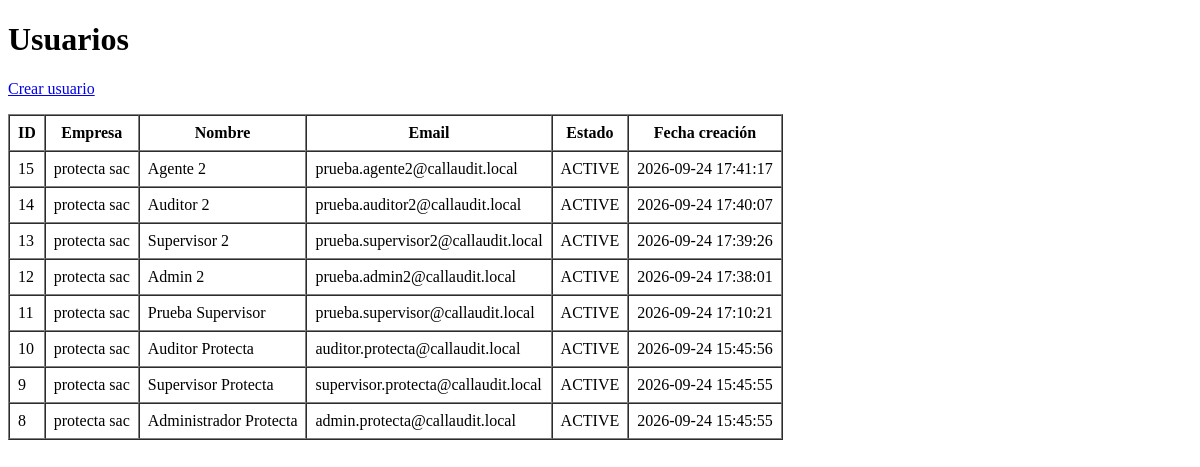
The page /users.php (signed in) on the database as committed earlier.
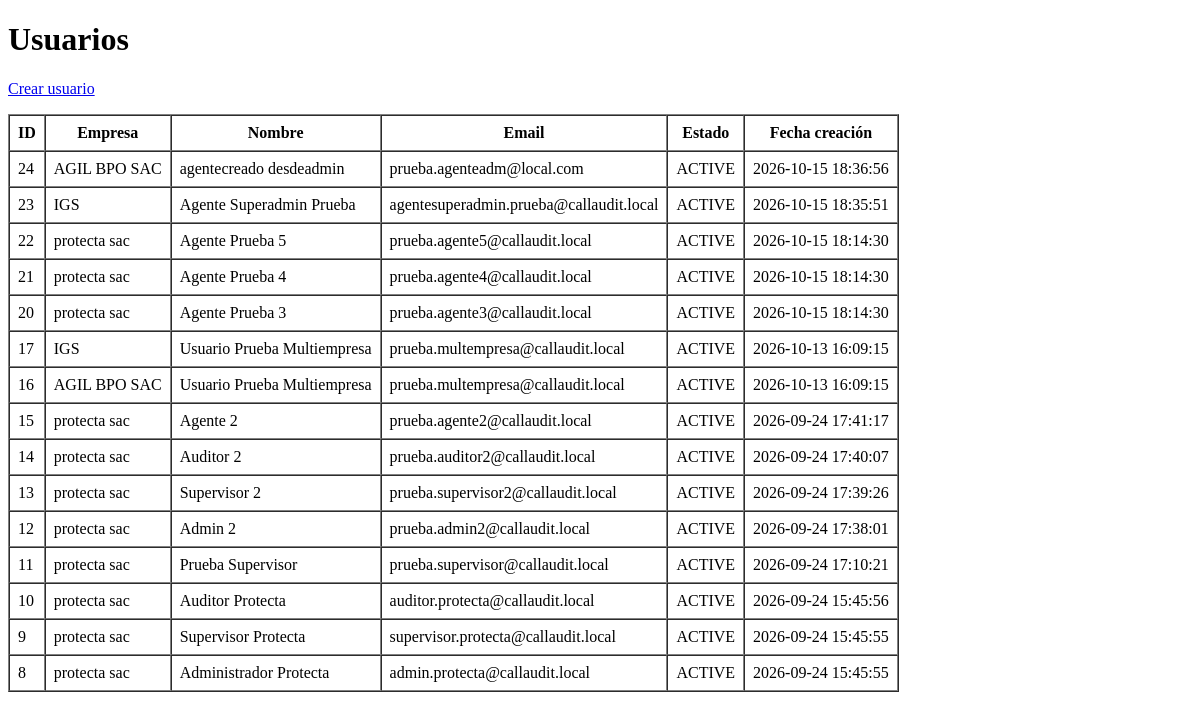
The same page on the database as committed later.
### tables this page shows
CREATE TABLE `users` (
  `id` bigint(20) UNSIGNED NOT NULL,
  `tenant_id` bigint(20) UNSIGNED DEFAULT NULL,
  `name` varchar(150) NOT NULL,
  `email` varchar(150) NOT NULL,
  `password` varchar(255) NOT NULL,
  `status` enum('ACTIVE','INACTIVE') NOT NULL DEFAULT 'ACTIVE',
  `created_at` timestamp NOT NULL DEFAULT current_timestamp(),
  `updated_at` timestamp NOT NULL DEFAULT current_timestamp() ON UPDATE current_timestamp()
);

CREATE TABLE `tenants` (
  `id` bigint(20) UNSIGNED NOT NULL,
  `name` varchar(150) NOT NULL,
  `slug` varchar(150) NOT NULL,
  `status` enum('ACTIVE','INACTIVE') NOT NULL DEFAULT 'ACTIVE',
  `created_at` timestamp NOT NULL DEFAULT current_timestamp(),
  `updated_at` timestamp NOT NULL DEFAULT current_timestamp() ON UPDATE current_timestamp()
);

### users.php (called while the page is built)
<?php
require_once __DIR__ . '/services/AuthMiddleware.php';
require_once __DIR__ . '/controllers/UserController.php';
$auth = new AuthMiddleware();
$auth->requierePermiso('users.view');
$controller = new UserController();
$users = $controller->index();
require_once __DIR__ . '/views/users/index.php';

### config/database.php (called while the page is built)
<?php
class Database
{
    private string $host = '127.0.0.1';
    private string $database = 'callaudit';
    private string $username = 'root';
    private string $password = '';
    public function connect(): ?PDO
    {
        try {
            $dsn = "mysql:host={$this->host};dbname={$this->database};charset=utf8mb4";
            $pdo = new PDO($dsn, $this->username, $this->password);
            $pdo->setAttribute(PDO::ATTR_ERRMODE, PDO::ERRMODE_EXCEPTION);
            $pdo->setAttribute(PDO::ATTR_DEFAULT_FETCH_MODE, PDO::FETCH_ASSOC);
            $pdo->setAttribute(PDO::ATTR_EMULATE_PREPARES, false);
            return $pdo;
        } catch (PDOException $e) {
            return null;
        }
    }
}

### controllers/UserController.php (called while the page is built, shortened)
<?php
require_once __DIR__ . '/../config/database.php';
require_once __DIR__ . '/../models/User.php';
require_once __DIR__ . '/../services/SessionService.php';
require_once __DIR__ . '/../services/Authorization.php';
class UserController
{
    private User $user;
    private SessionService $session;
    private Authorization $authorization;
    public function __construct()
    {
        $database = new Database();
        $this->db = $database->connect();
        $this->user = new User($this->db);
        $this->session = new SessionService();
        $this->authorization = new Authorization();
    }
    public function index(): array
    {
        $usuarioActual = $this->session->obtenerUsuario();
        $usuarioActualId = (int) $usuarioActual['id'];
        if (!$this->authorization->tienePermiso(
            $usuarioActualId,
            'users.view'
        )) {
            return [];
        }
        $tenantActual = $usuarioActual['tenant_id'] !== null
            ? (int) $usuarioActual['tenant_id']
            : null;
        return $this->user->listarPorAmbito($tenantActual);
    }
}

### services/SessionService.php (called while the page is built, shortened)
<?php
class SessionService
{
    public function estaAutenticado(): bool
    {
        return isset($_SESSION['authenticated'])
            && $_SESSION['authenticated'] === true
            && isset($_SESSION['user_id']);
    }
    public function obtenerUsuario(): ?array
    {
        return [
            'id' => (int) $_SESSION['user_id'],
            'tenant_id' => $_SESSION['tenant_id'] ?? null,
            'name' => $_SESSION['name'] ?? '',
            'email' => $_SESSION['email'] ?? '',
            'status' => $_SESSION['status'] ?? '',
            'scope' => $_SESSION['scope'] ?? 'TENANT'
        ];
    }
}

### services/Authorization.php (called while the page is built, shortened)
<?php
require_once __DIR__ . '/../config/database.php';
class Authorization
{
    private ?PDO $db;
    public function __construct()
    {
        $database = new Database();
        $this->db = $database->connect();
    }
    public function tienePermiso(
        int $userId,
        string $permissionSlug
    ): bool {
        $sqlUser = "SELECT
                        id,
                        tenant_id,
                        status
                    FROM users
                    WHERE id = :user_id
                    LIMIT 1";
        $stmtUser = $this->db->prepare($sqlUser);
        $stmtUser->execute([
            ':user_id' => $userId
        ]);
        $user = $stmtUser->fetch();
        $sqlDeny = "SELECT up.user_id
                    FROM user_permissions up
                    INNER JOIN permissions p
                        ON p.id = up.permission_id
                    WHERE up.user_id = :user_id
                    AND p.slug = :permission_slug
                    AND p.status = 'ACTIVE'
                    AND up.effect = 'DENY'
                    LIMIT 1";
        $stmtDeny = $this->db->prepare($sqlDeny);
        $stmtDeny->execute([
            ':user_id' => $userId,
            ':permission_slug' => $permissionSlug
        ]);
        $sqlGrant = "SELECT up.user_id
                     FROM user_permissions up
                     INNER JOIN permissions p
                         ON p.id = up.permission_id
                     WHERE up.user_id = :user_id
                     AND p.slug = :permission_slug
                     AND p.status = 'ACTIVE'
                     AND up.effect = 'GRANT'
                     LIMIT 1";
        $stmtGrant = $this->db->prepare($sqlGrant);
        $stmtGrant->execute([
            ':user_id' => $userId,
            ':permission_slug' => $permissionSlug
        ]);
        if ($user['tenant_id'] === null) {
            $sqlRoleScope = "r.tenant_id IS NULL";
            $roleParams = [
                ':user_id' => $userId,
                ':permission_slug' => $permissionSlug
            ];
        }
        $sqlRole = "SELECT rp.role_id
                    FROM user_roles ur
                    INNER JOIN roles r
                        ON r.id = ur.role_id
                    INNER JOIN role_permissions rp
                        ON rp.role_id = r.id
                    INNER JOIN permissions p
                        ON p.id = rp.permission_id
                    WHERE ur.user_id = :user_id
                    AND r.status = 'ACTIVE'
                    AND p.status = 'ACTIVE'
                    AND p.slug = :permission_slug
                    AND {$sqlRoleScope}
                    LIMIT 1";
        $stmtRole = $this->db->prepare($sqlRole);
        $stmtRole->execute($roleParams);
        if ($stmtRole->fetch() !== false) {
            return true;
        }
        return false;
    }
}

### services/AuthMiddleware.php (called while the page is built, shortened)
<?php
require_once __DIR__ . '/SessionService.php';
require_once __DIR__ . '/Authorization.php';
class AuthMiddleware
{
    private SessionService $session;
    private Authorization $authorization;
    public function __construct()
    {
        $this->session = new SessionService();
        $this->authorization = new Authorization();
    }
    public function requierePermiso(string $permissionSlug): void
    {
        $usuario = $this->session->obtenerUsuario();
        $tienePermiso = $this->authorization->tienePermiso(
            (int) $usuario['id'],
            $permissionSlug
        );
    }
}

### models/User.php (called while the page is built, shortened)
<?php
require_once __DIR__ . '/../config/database.php';
class User
{
    private ?PDO $db;
    public function __construct(?PDO $db = null)
    {
        if ($db !== null) {
            $this->db = $db;
            return;
        }
        $database = new Database();
        $this->db = $database->connect();
    }
    public function listarPorAmbito(?int $tenantId): array
    {
        if ($tenantId === null) {
            $sql = "SELECT
                        u.id,
                        u.tenant_id,
                        t.name AS tenant_name,
                        u.name,
                        u.email,
                        u.status,
                        u.created_at,
                        u.updated_at
                    FROM users u
                    INNER JOIN tenants t
                        ON t.id = u.tenant_id
                    ORDER BY u.id DESC";
            $stmt = $this->db->query($sql);
            return $stmt->fetchAll();
        }
        $sql = "SELECT
                    u.id,
                    u.tenant_id,
                    t.name AS tenant_name,
                    u.name,
                    u.email,
                    u.status,
                    u.created_at,
                    u.updated_at
                FROM users u
                INNER JOIN tenants t
                    ON t.id = u.tenant_id
                WHERE u.tenant_id = :tenant_id
                ORDER BY u.id DESC";
        $stmt = $this->db->prepare($sql);
        $stmt->execute([
            ':tenant_id' => $tenantId
        ]);
        return $stmt->fetchAll();
    }
}

### views/users/index.php (the view, shortened to what the changed rows need)
<!DOCTYPE html>
<html lang="es">
<head>
</head>
<body>
    <h1>Usuarios</h1>
    <?php if (empty($users)): ?>
        <p>No existen usuarios registrados.</p>
    <?php else: ?>
        <table border="1" cellpadding="8" cellspacing="0">
            <thead>
                <tr>
                    <th>ID</th>
                    <th>Empresa</th>
                    <th>Nombre</th>
                    <th>Email</th>
                    <th>Estado</th>
                    <th>Fecha creación</th>
                </tr>
            </thead>
            <tbody>
                <?php foreach ($users as $user): ?>
                    <tr>
                        <td>
                            <?= htmlspecialchars($user['id']) ?>
                        </td>
                        <td>
                            <?= htmlspecialchars($user['tenant_name']) ?>
                        </td>
                        <td>
                            <?= htmlspecialchars($user['name']) ?>
                        </td>
                        <td>
                            <?= htmlspecialchars($user['email']) ?>
                        </td>
                        <td>
                            <?= htmlspecialchars($user['status']) ?>
                        </td>
                        <td>
                            <?= htmlspecialchars($user['created_at']) ?>
                        </td>
                    </tr>
                <?php endforeach; ?>
            </tbody>
        </table>
    <?php endif; ?>
</body>
</html>

Rows that differ between the two databases and show on the page:
added users: id "24", tenant.name "AGIL BPO SAC", name "agentecreado desdeadmin", email "prueba.agenteadm@local.com", status "ACTIVE", created_at "2026-10-15 18:36:56"
added users: id "23", tenant.name "IGS", name "Agente Superadmin Prueba", email "agentesuperadmin.prueba@callaudit.local", status "ACTIVE", created_at "2026-10-15 18:35:51"
added users: id "22", tenant.name "protecta sac", name "Agente Prueba 5", email "prueba.agente5@callaudit.local", status "ACTIVE", created_at "2026-10-15 18:14:30"
added users: id "21", tenant.name "protecta sac", name "Agente Prueba 4", email "prueba.agente4@callaudit.local", status "ACTIVE", created_at "2026-10-15 18:14:30"
added users: id "20", tenant.name "protecta sac", name "Agente Prueba 3", email "prueba.agente3@callaudit.local", status "ACTIVE", created_at "2026-10-15 18:14:30"
added users: id "17", tenant.name "IGS", name "Usuario Prueba Multiempresa", email "prueba.multempresa@callaudit.local", status "ACTIVE", created_at "2026-10-13 16:09:15"
added users: id "16", tenant.name "AGIL BPO SAC", name "Usuario Prueba Multiempresa", email "prueba.multempresa@callaudit.local", status "ACTIVE", created_at "2026-10-13 16:09:15"
